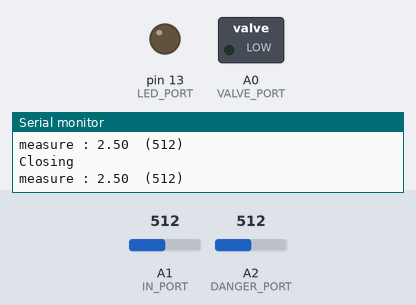
The sketch below on a simulated Arduino Uno, built with avr-gcc and run on an emulated ATmega328P. Parts: switched loads named in the sketch (green lamp = pin HIGH), output pins drawn as LEDs (lit = HIGH), the last lines printed to the serial monitor. Inputs (shaded band) come from the test bench; at power-on: A1 (IN_PORT) = 512, A2 (DANGER_PORT) = 512.

Above: at 1.4 s.
1.5 s: A1 (IN_PORT) set to 790
3.0 s: A1 (IN_PORT) set to 814
At 3.8 s:
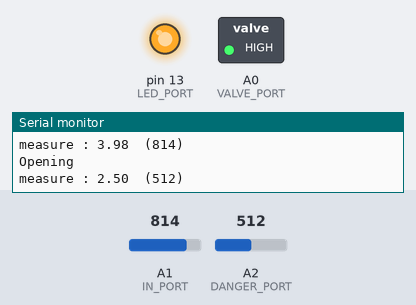
4.5 s: A1 (IN_PORT) set to 716
At 5.4 s:
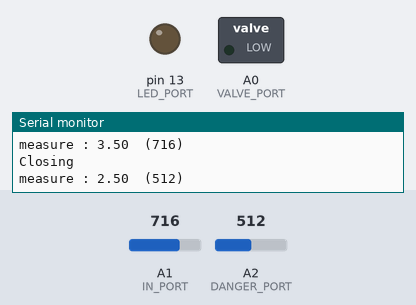
Timing chart, 0 to 7.5 s (numbered marks = the images above; inputs shaded):
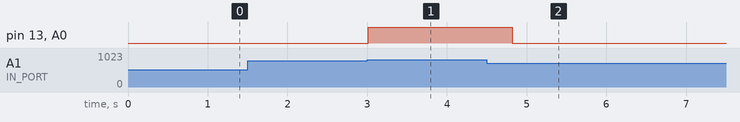

Measured:
- the behaviour switches between 800 and 801 on A1 (IN_PORT) (found by bisection; images 0 and 1)
- after the input at 3.0 s, pin 13 (LED_PORT), A0 (VALVE_PORT): LOW → HIGH at once
- after the input at 4.5 s, pin 13 (LED_PORT), A0 (VALVE_PORT): HIGH → LOW after 0.32 s

The sketch:

nanopool.ino
```cpp
#define IN_PORT		  A1
#define DANGER_PORT	A2
#define LED_PORT	  13

#define VALVE_PORT	A0

#define IN_LIMIT  	800

int			measure;
float		measure_V;
int			delay_ms = 1;

void setup()
{
    Serial.begin(9600);
    Serial.println("Serial started");

    pinMode(IN_PORT, INPUT);
    pinMode(DANGER_PORT, INPUT);

    pinMode(VALVE_PORT, OUTPUT);

    pinMode(LED_PORT, OUTPUT);
    digitalWrite(LED_PORT, LOW);
}

void	open_valve()
{
	Serial.println("Opening");
	digitalWrite(VALVE_PORT, HIGH);
	digitalWrite(LED_PORT, HIGH);
}

void  close_valve()
{
  Serial.println("Closing");
  digitalWrite(VALVE_PORT, LOW);
  digitalWrite(LED_PORT, LOW);
}

void	serial_write_measure(int measure)
{
	measure_V = measure * (5.0 / 1023);
	Serial.print("measure : ");
	Serial.print(measure_V);
	Serial.print("  (");
	Serial.print(measure);
	Serial.println(")");
}

void	loop()
{
	measure = analogRead(IN_PORT);
	serial_write_measure(measure);
	if (measure > IN_LIMIT)
		open_valve();
  else
    close_valve();

	measure = analogRead(DANGER_PORT);
	serial_write_measure(measure);
	if (measure > IN_LIMIT)
	{
    	close_valve();
    	exit(1);
	}
	delay(600);
}
```
